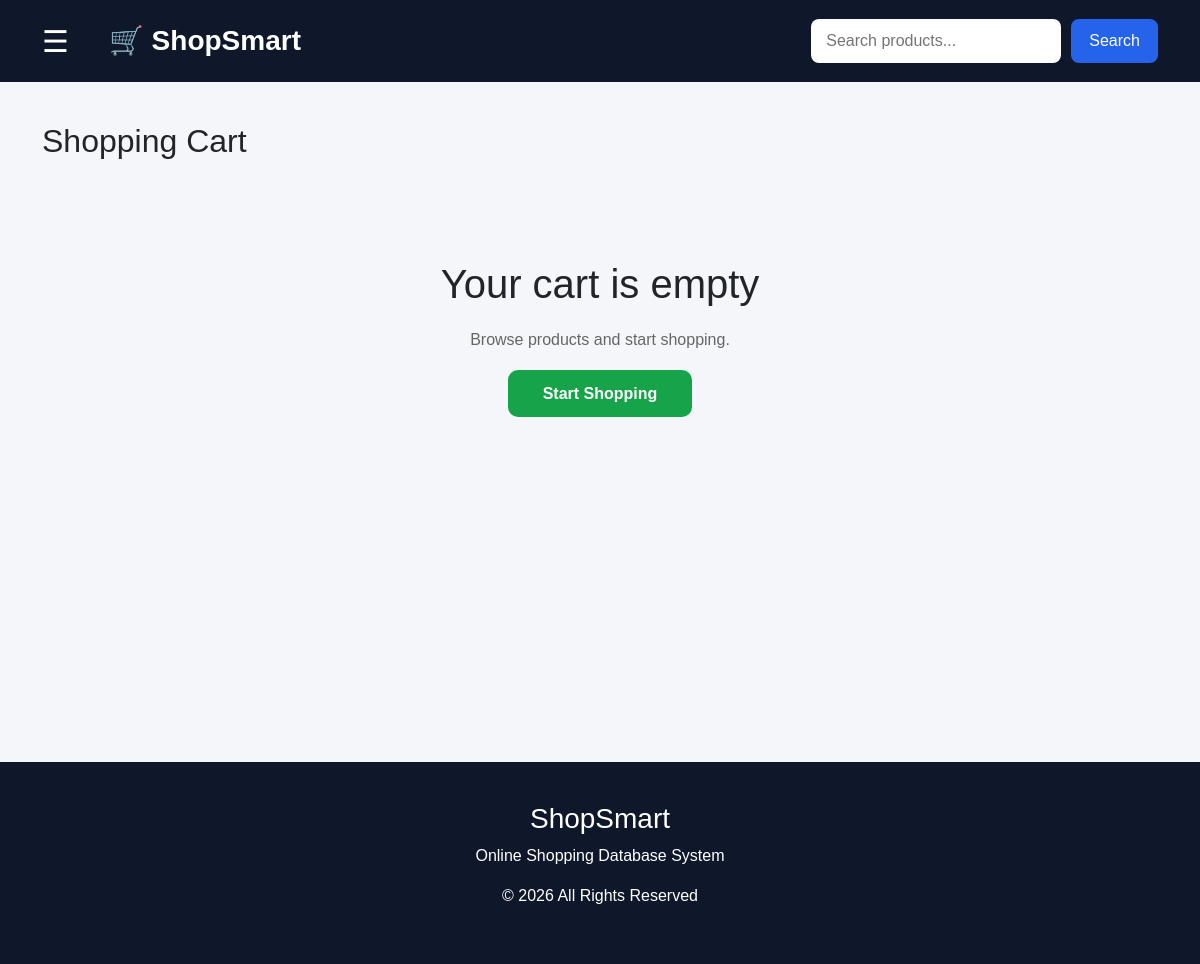
Page /cart/ (signed in) on the earlier database version.
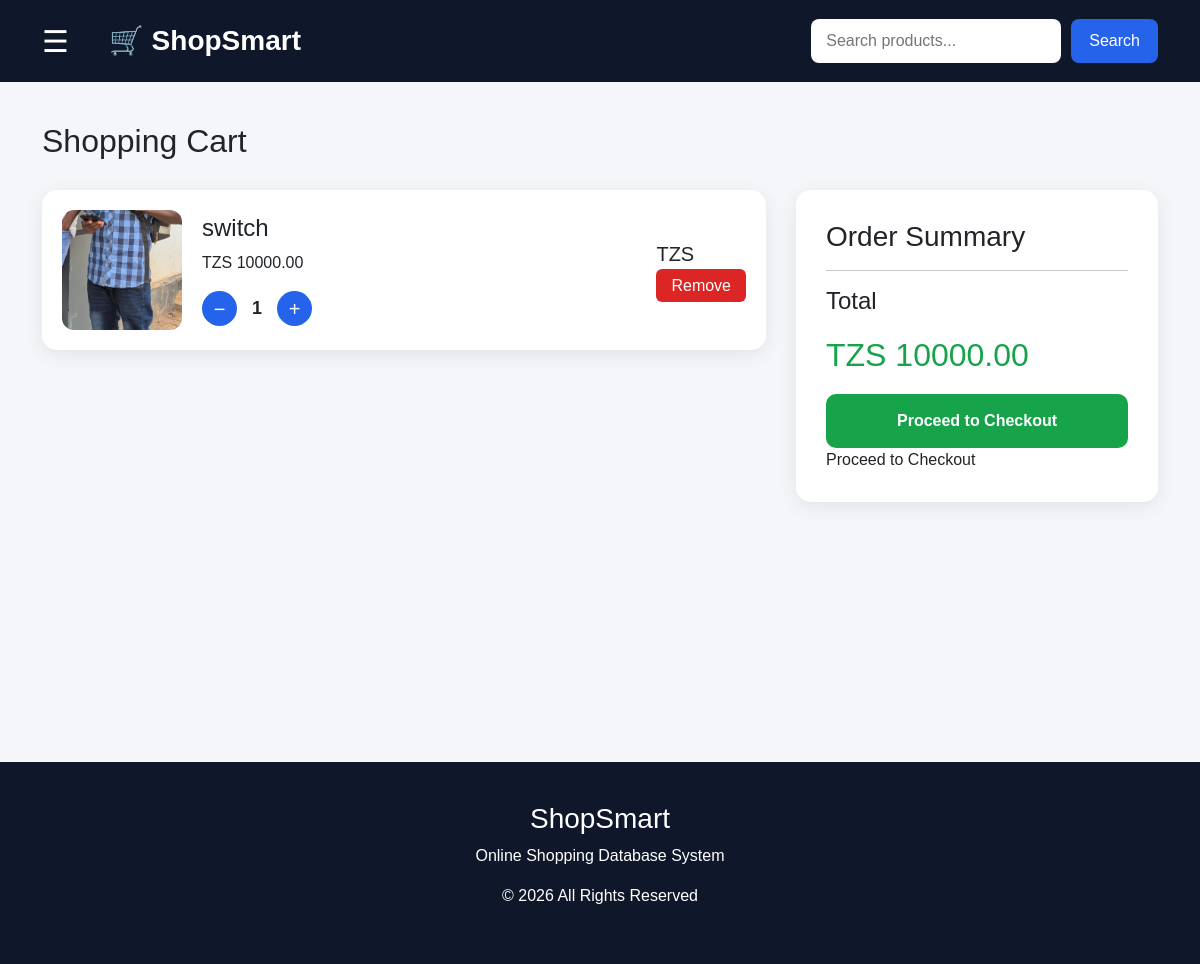
Same page on the later database version.
### cart/models.py (models this page shows, shortened)
class Cart(models.Model):
    user = models.ForeignKey(
        User,
        on_delete=models.CASCADE
    )
    product = models.ForeignKey(
        Product,
        on_delete=models.CASCADE
    )
    quantity = models.IntegerField(default=1)
    added_at = models.DateTimeField(
        auto_now_add=True
    )

### products/models.py (models this page shows, shortened)
class Product(models.Model):
    category = models.ForeignKey(
        Category,
        on_delete=models.CASCADE
    )
    name = models.CharField(max_length=200)
    description = models.TextField()
    price = models.DecimalField(
        max_digits=12,
        decimal_places=2
    )
    stock = models.IntegerField()
    image = models.ImageField(
        upload_to='products/',
        blank=True,
        null=True
    )

### cart/views.py (the view)
@login_required
def cart_view(request):
    items = Cart.objects.filter(
        user=request.user
    )
    total = 0
    for item in items:
        total += item.product.price * item.quantity
    return render(
        request,
        'cart/cart.html',
        {
            'items': items,
            'total': total
        }
    )

### templates/cart/cart.html (shortened to what this page needs)
{% extends 'base.html' %}
{% block content %}
<h2 class="page-title">Shopping Cart</h2>
{% if items %}
<div class="cart-container">
    <div class="cart-items">
        {% for item in items %}
        <div class="cart-card">
            <div class="cart-image">
                {% if item.product.image %}
                    <img src="{{ item.product.image.url }}" alt="{{ item.product.name }}">
                {% else %}
                    <img src="https://via.placeholder.com/120x120?text=No+Image" alt="No Image">
                {% endif %}
            </div>
            <div class="cart-info">
                <h4>{{ item.product.name }}</h4>
                <p>TZS {{ item.product.price }}</p>
                <div class="qty-controls">
                    <a href="{% url 'decrease_quantity' item.id %}">−</a>
                    <span>{{ item.quantity }}</span>
                    <a href="{% url 'increase_quantity' item.id %}">+</a>
                </div>
            </div>
            <div class="cart-total">
                <h5>
                    TZS {{ item.total_price }}
                </h5>
                <a href="{% url 'remove_item' item.id %}"
                   class="remove-btn">
                    Remove
                </a>
            </div>
        </div>
        {% endfor %}
    </div>
    <div class="summary-card">
        <h3>Order Summary</h3>
        <hr>
        <h4>Total</h4>
        <h2>TZS {{ total }}</h2>
        <a href="{% url 'checkout' %}" class="checkout-btn">
    Proceed to Checkout
</a>
            Proceed to Checkout
    </div>
</div>
{% else %}
<div class="empty-cart">
<h2>Your cart is empty</h2>
<p>Browse products and start shopping.</p>
<a href="/products/" class="btn-shop">
Start Shopping
</a>
</div>
{% endif %}
{% endblock %}

Differences in the rows shown:
added Cart: product.image (picture), product.name "switch", product.price "10000.00", quantity "1"
Other differences:
{{ total }}: (not shown) → "10000.00"
text no longer shown: "Your cart is empty Browse products and start shopping. Start Shopping"
text now shown: "Order Summary Total TZS Proceed to Checkout Proceed to Checkout"
